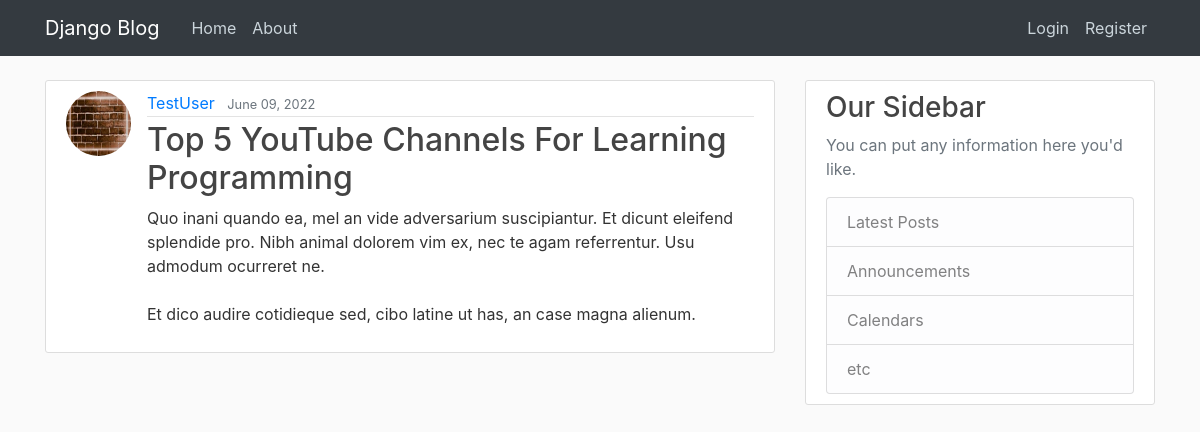
The page /post/30/ on the database its author committed.
### blog/models.py (models this page shows, shortened)
class Post(models.Model):
    title = models.CharField(max_length=100, verbose_name="Titles")
    content = models.TextField(verbose_name="Contents")
    date_posted = models.DateTimeField(default=timezone.now)
    author = models.ForeignKey(User, on_delete=models.CASCADE, verbose_name="Authors")

### users/models.py (models this page shows, shortened)
class Profile(models.Model):
    user = models.OneToOneField(User, on_delete=models.CASCADE, verbose_name="Users")
    image = models.ImageField(default="default.jpg", upload_to="profile_pics")

### blog/views.py (the view)
# urls.py: path("post/<int:pk>/", PostDetailView.as_view(), name="post-detail"),
class PostDetailView(DetailView):  # for the detail of the instance Blog Post
    model = Post

### blog/templates/blog/post_detail.html (shortened to what this page needs)
{% extends 'base.html' %}
{% block content %}
<body>
<article class="media content-section">
    <img class="rounded-circle article-img" src="{{ object.author.profile.image.url }}">
    <div class="media-body">
        <div class="article-metadata">
            <a class="mr-2" href="{% url 'user-posts' object.author.username %}">{{ object.author }}</a>
            <small class="text-muted">{{ object.date_posted|date:"F d, Y" }}</small>
        </div>
        <h2 class="article-title">{{ object.title }}</h2>
        <p class="article-content">{{ object.content }}</p>
    </div>
</article>
</body>
{% endblock content %}

### blog/static/main.css (style rules this page uses)
body { background: #fafafa; color: #333333; margin-top: 5rem; }
h1, h2, h3, h4, h5, h6 { color: #444444; }
.content-section { background: #ffffff; padding: 10px 20px; border: 1px solid #dddddd; border-radius: 3px; margin-bottom: 20px; }
.article-title { color: #444444; }
.article-content { white-space: pre-line; }
.article-img { height: 65px; width: 65px; margin-right: 16px; }
.article-metadata { padding-bottom: 1px; margin-bottom: 4px; border-bottom: 1px solid #e3e3e3 }

### rows shown on the page
Post: author.profile.image (picture), author "TestUser", date_posted "June 09, 2022", title "Top 5 YouTube Channels For Learning Programming", content "Quo inani quando ea, mel an vide adversarium suscipiantur. Et dicunt eleifend splendide pro. Nibh animal dolorem vim ex, nec te agam referrentur. Usu admodum ocurreret ne. Et dico audire cotidieque sed, cibo latine ut has, an case magna alienum."
